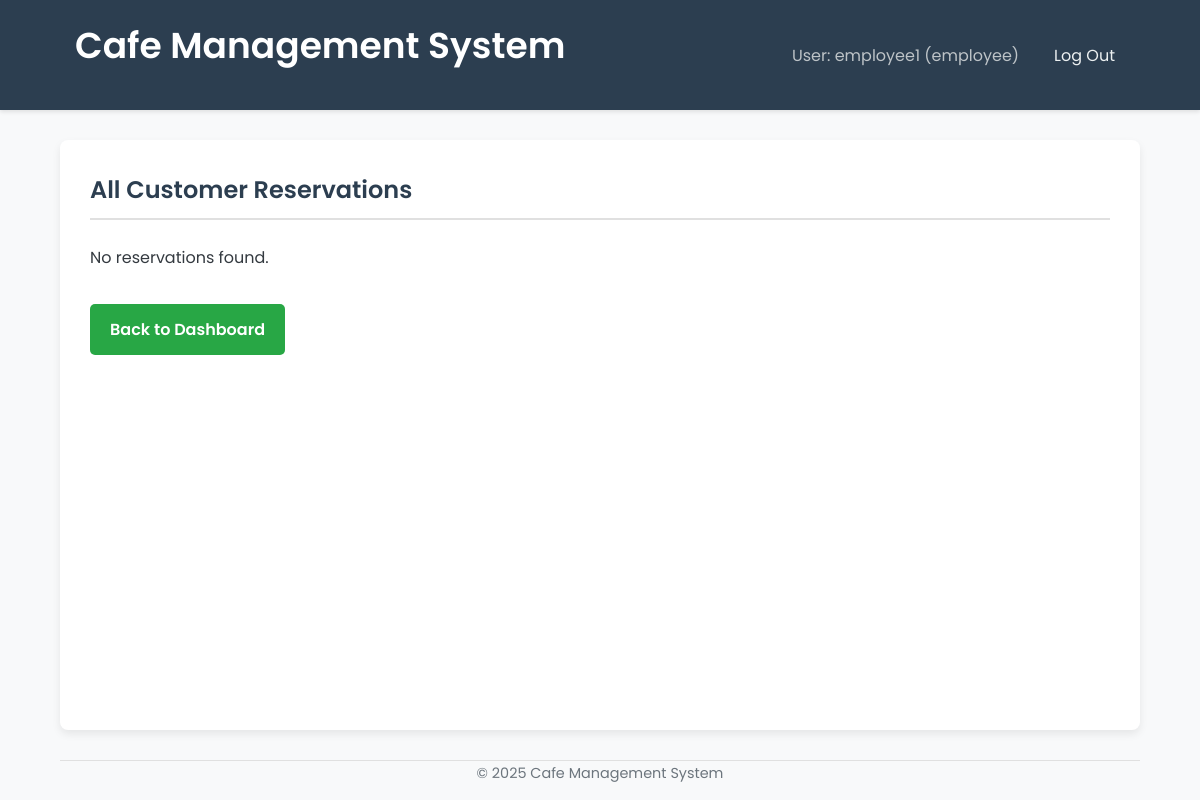
Before: /employee/reservations (signed in) with the older database file.
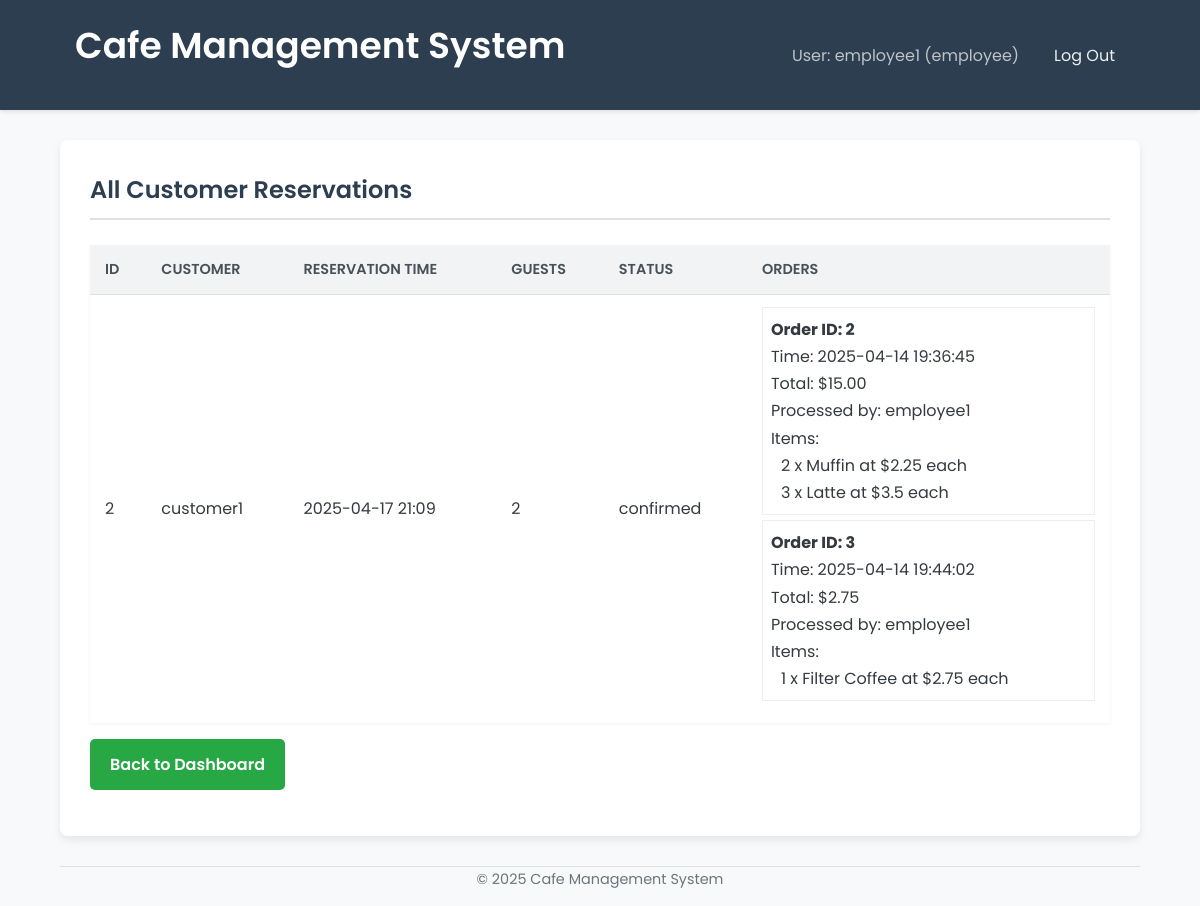
After: the same page with the newer database file.
### tables this page shows
CREATE TABLE users (
            id INTEGER PRIMARY KEY AUTOINCREMENT,
            username TEXT UNIQUE NOT NULL,
            password_hash TEXT NOT NULL,
            role TEXT NOT NULL CHECK(role IN ('customer', 'employee', 'admin')),
            loyalty_points INTEGER DEFAULT 0,
            created_at TIMESTAMP DEFAULT CURRENT_TIMESTAMP
        );

CREATE TABLE reservations (
            id INTEGER PRIMARY KEY AUTOINCREMENT,
            customer_id INTEGER NOT NULL,
            reservation_time DATETIME NOT NULL,
            num_guests INTEGER NOT NULL,
            status TEXT DEFAULT 'confirmed', -- e.g., confirmed, completed, cancelled
            created_at TIMESTAMP DEFAULT CURRENT_TIMESTAMP,
            FOREIGN KEY (customer_id) REFERENCES users(id)
        );

CREATE TABLE orders (
            id INTEGER PRIMARY KEY AUTOINCREMENT,
            reservation_id INTEGER, -- Can be NULL if it's a walk-in order not tied to a reservation
            employee_id INTEGER NOT NULL, -- Who took the order
            order_time TIMESTAMP DEFAULT CURRENT_TIMESTAMP,
            total_amount REAL NOT NULL,
            -- For simplicity, we store total amount. A real system would have an order_items table.
            FOREIGN KEY (reservation_id) REFERENCES reservations(id),
            FOREIGN KEY (employee_id) REFERENCES users(id)
        );

CREATE TABLE order_items (
            id INTEGER PRIMARY KEY AUTOINCREMENT,
            order_id INTEGER NOT NULL,
            item_name TEXT NOT NULL,
            quantity INTEGER NOT NULL,
            price_per_item REAL NOT NULL,
            FOREIGN KEY (order_id) REFERENCES orders(id) ON DELETE CASCADE -- Delete items if order is deleted
        );

### app.py (the view)
@app.route('/employee/reservations')
@login_required
@role_required('employee')
def employee_view_reservations():
    reservations = []
    db = get_db()
    if not db:
        return render_template('employee/view_reservations.html', reservations=[], error="Database connection failed")
    try:
        cursor = db.execute("""
            SELECT r.id, r.reservation_time, r.num_guests, r.status, u.username as customer_username
            FROM reservations r
            JOIN users u ON r.customer_id = u.id
            ORDER BY r.reservation_time DESC
        """)
        reservations_data = [dict(row) for row in cursor.fetchall()]
        for reservation in reservations_data:
            reservation_id = reservation['id']
            orders = []
            order_cursor = db.execute("""
                SELECT o.id as order_id, o.order_time, o.total_amount, u.username as employee_username
                FROM orders o
                JOIN users u ON o.employee_id = u.id
                WHERE o.reservation_id = ?
                ORDER BY o.order_time
            """, (reservation_id,))
            orders_data = [dict(row) for row in order_cursor.fetchall()]
            for order in orders_data:
                order_id = order['order_id']
                items_cursor = db.execute("""
                    SELECT item_name, quantity, price_per_item
                    FROM order_items
                    WHERE order_id = ?
                """, (order_id,))
                order['items'] = [dict(item_row) for item_row in items_cursor.fetchall()]
                orders.append(order)
            reservation['orders'] = orders
            reservations.append(reservation)
    except sqlite3.Error as e:
        print(f"DB Error fetching reservations with orders for employee: {e}")
        flash("Could not fetch reservation list with order details.", "danger")
    return render_template('employee/view_reservations.html', reservations=reservations)

### app.py (called while the page is built)
def get_db():
    if 'db' not in g:
        try:
            g.db = sqlite3.connect(DATABASE)
            g.db.row_factory = sqlite3.Row # Return rows as dictionary-like objects
            print("Database connection opened.")
        except sqlite3.Error as e:
            print(f"Database connection error: {e}")
            flash("Database connection error. Please try again later.", "danger")
            g.db = None # Ensure db is None if connection failed
    return g.db

@app.context_processor
def inject_current_year():
    return {'current_year': datetime.datetime.now().year}

def login_required(f):
    @wraps(f)
    def decorated_function(*args, **kwargs):
        if 'user_id' not in session:
            flash('Please log in to access this page.', 'warning')
            return redirect(url_for('login'))
        return f(*args, **kwargs)
    return decorated_function

### templates/employee/view_reservations.html (shortened to what this page needs)
{% extends 'base.html' %}
{% block content %}
  <h2>All Customer Reservations</h2>
  {% if reservations %}
    <table>
      <thead>
        <tr>
          <th>ID</th>
          <th>Customer</th>
          <th>Reservation Time</th>
          <th>Guests</th>
          <th>Status</th>
          <th>Orders</th>
        </tr>
      </thead>
      <tbody>
        {% for reservation in reservations %}
          <tr>
            <td>{{ reservation['id'] }}</td>
            <td>{{ reservation['customer_username'] }}</td>
            <td>{{ reservation['reservation_time'].replace('T', ' ') }}</td>
            <td>{{ reservation['num_guests'] }}</td>
            <td>{{ reservation['status'] }}</td>
            <td>
              {% if reservation['orders'] %}
                <div style="margin-bottom: 10px;">
                  {% for order in reservation['orders'] %}
                    <div style="border: 1px solid #eee; padding: 8px; margin-bottom: 5px;">
                      <strong>Order ID: {{ order['order_id'] }}</strong><br>
                      Time: {{ order['order_time'] }}<br>
                      Total: ${{ "%.2f"|format(order['total_amount']) }}<br>
                      Processed by: {{ order['employee_username'] }}<br>
                      Items:
                      <ul style="list-style-type: none; padding-left: 10px;">
                        {% for item in order['items'] %}
                          <li>{{ item['quantity'] }} x {{ item['item_name'] }} at ${{ item['price_per_item'] }} each</li>
                        {% endfor %}
                      </ul>
                    </div>
                  {% endfor %}
                </div>
              {% else %}
                No orders for this reservation.
              {% endif %}
            </td>
          </tr>
        {% endfor %}
      </tbody>
    </table>
  {% else %}
    <p>No reservations found.</p>
  {% endif %}
  <p><a href="{{ url_for('employee_dashboard') }}" class="button-link mt-2">Back to Dashboard</a></p>
{% endblock %}

### templates/base.html (shortened to what this page needs)
<!doctype html>
<html lang="en">
  <head>
    <link rel="stylesheet" href="{{ url_for('static', filename='style.css') }}">
  </head>
  <body>
    <nav class="navbar">
      <div class="container">
          <h1><a href="{{ url_for('index') }}">Cafe Management System</a></h1>
          <ul>
            {% if 'user_id' in session %}
              <li><span>User: {{ session['username'] }} ({{ session['role'] }})</span></li>
              <li><a href="{{ url_for('logout') }}" class="nav-link">Log Out</a></li>
            {% else %}
              <li><a href="{{ url_for('login') }}" class="nav-link">Log In</a></li>
              <li><a href="{{ url_for('signup') }}" class="nav-link">Sign Up</a></li>
            {% endif %}
          </ul>
      </div>
    </nav>
    <main class="container content-area">
      {% block content %}{% endblock %}
    </main>
    <footer class="container">
      <p>&copy; {{ current_year }} Cafe Management System</p> </footer>
  </body>
</html>

Changed rows visible on the page:
now on this page (row edited): users: username "employee1", role "employee"
added reservations: id "2", customer_username "customer1", reservation_time.replace "2025-04-17 21:09", num_guests "2", status "confirmed"
added orders: order_id "2", order_time "2025-04-14 19:36:45", total_amount "15.00", employee_username "employee1"
now on this page (row unchanged): order_items: quantity "2", item_name "Muffin", price_per_item "2.25"
now on this page (row unchanged): order_items: quantity "3", item_name "Latte", price_per_item "3.5", shown under "2"
added orders: order_id "3", order_time "2025-04-14 19:44:02", total_amount "2.75", employee_username "employee1"
now on this page (row unchanged): order_items: quantity "1", item_name "Filter Coffee", price_per_item "2.75", shown under "3"
Other visible differences:
{{ session['username'] }}: "employee1" → (not shown)
{{ session['role'] }}: "employee" → (not shown)
text no longer shown: "No reservations found."
text now shown: "ID CUSTOMER RESERVATION TIME GUESTS STATUS ORDERS"
